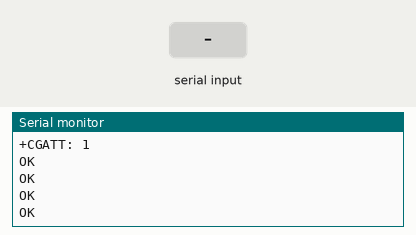
The sketch below on a simulated Arduino Uno, built with avr-gcc and run on an emulated ATmega328P. Shown: the last lines printed to the serial monitor. The test bench sets the inputs (shaded band). The modem accepts every AT command (registered, SIM ready, sends succeed) and sends nothing else.

Above: at 16.2 s.
16.3 s: "1" received over the second serial link
At 17.8 s:
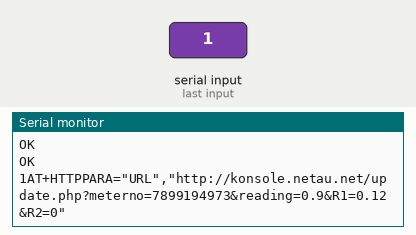
18.5 s: "0" received over the second serial link
At 19.7 s:
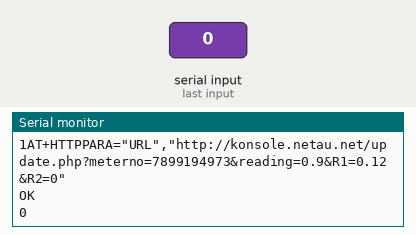

The sketch:

sketch_mar01a.ino
```cpp
#include <SoftwareSerial.h>
SoftwareSerial gprsSerial(10, 11);
void setup() {
  // put your setup code here, to run once:
gprsSerial.begin(19200);
  Serial.begin(19200);

  Serial.println("Config SIM900...");
  delay(2000);
  Serial.println("Done!...");
  gprsSerial.flush();
  Serial.flush();


  gprsSerial.println("AT+CMEE=2");
  delay(1000);
  toSerial();
   gprsSerial.println("AT+CSTT");
  delay(1000);
  toSerial();
   gprsSerial.println("AT+CIICR");
  delay(1000);
  toSerial();
   gprsSerial.println("AT+CIFSR");
  delay(1000);
  toSerial();
  gprsSerial.println("AT+CSQ");
  delay(1000);
  toSerial();
  // attach or detach from GPRS service
  gprsSerial.println("AT+CGATT?");
  delay(1000);
  toSerial();


  // bearer settings
  gprsSerial.println("AT+SAPBR=3,1,\"CONTYPE\",\"GPRS\"");
  delay(2000);
  toSerial();

  // bearer settings
  gprsSerial.println("AT+SAPBR=3,1,\"APN\",\"airtelgprs.com\"");
  delay(3000);
  toSerial();

  // bearer settings
  gprsSerial.println("AT+SAPBR=1,1");
  delay(2000);
  toSerial();

}

void loop() {
  // put your main code here, to run repeatedly:
 // initialize http service
   gprsSerial.println("AT+HTTPINIT");
   delay(2000);
   toSerial();
  String URL="AT+HTTPPARA=\"URL\",\"http://konsole.netau.net/update.php?meterno=7899194973&reading=0.9&R1=0.12&R2=0\"";
Serial.println(URL);
   gprsSerial.println(URL);
   delay(2000);
   toSerial();

   // set http action type 0 = GET, 1 = POST, 2 = HEAD
   gprsSerial.println("AT+HTTPACTION=0");
   delay(6000);
   toSerial();

   // read server response
   gprsSerial.println("AT+HTTPREAD");
   delay(2000);
   toSerial();

   //gprsSerial.flush();


   gprsSerial.println("");
   gprsSerial.println("AT+HTTPTERM");
   //Serial.println("Serial data starts");
   toSerial();
   delay(300);
   gprsSerial.println("");

}
void toSerial()
{
  while(gprsSerial.available()!=0)
  {
    Serial.write(gprsSerial.read());
  }
  //Serial.println();
}
```

Measured:
- after the input at 16.3 s, the serial monitor: prints a new line after 0.80 s (image 1)
- after the input at 18.5 s, the serial monitor: prints a new line after 0.68 s (image 2)
